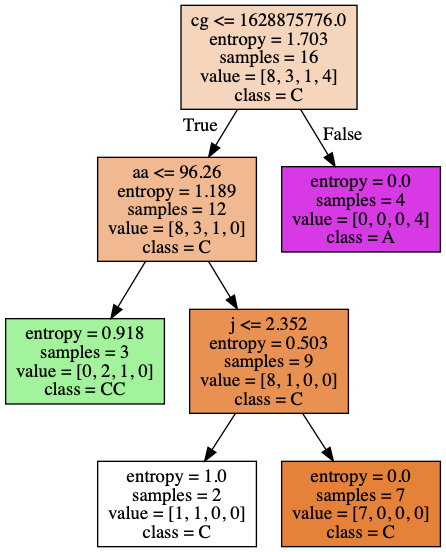

Recreate this plot in Python.
# -*- coding: utf-8 -*-
import pandas as pd

# 1 导入数据
sale1Data = pd.read_csv("test/data/jd-s.csv", sep=",", error_bad_lines=False)
sale1Data.dropna(inplace=True)
print(sale1Data)
print(sale1Data.shape)
print(sale1Data.ndim)
print(sale1Data.info())
print(sale1Data.head())
print(sale1Data.index)
print("------------------------")
print(sale1Data.columns)

# 遗失值插补
# from sklearn.preprocessing import Imputer
#
# my_imputer = Imputer()
# data_imputed = my_imputer.fit_transform(sale1Data)
# print(type(data_imputed))
# # array转换成df
# sale1Data_imputed = pd.DataFrame(data_imputed, columns=sale1Data.columns)
# print(sale1Data_imputed)

# 2 数据处理
# x = sale1Data.drop(columns=["发行人最新评级", "证券代码", "证券简称"], axis=1)
# y = sale1Data["发行人最新评级"]
# x = sale1Data.drop(columns=["1", "2", "3"], axis=1)
# y = sale1Data["17"]
x = sale1Data.drop(columns=["ch", "a", "b"], axis=1)
y = sale1Data["ch"]

# 3 特征工程
# 数据集切分
from sklearn.model_selection import train_test_split

x_train, x_test, y_train, y_test = train_test_split(x, y, random_state=22, test_size=0.2)
print(x_train.shape)
print(x_test.shape)
print(y_train.shape)
print(y_test.shape)

# 4 建立决策树模型
from sklearn.tree import DecisionTreeClassifier

dtc = DecisionTreeClassifier(criterion="entropy", max_depth=12, min_samples_leaf=2)
dtc.fit(x_train, y_train)

# 4 加载模型
# from sklearn.externals import joblib
# dtc = joblib.load("kxzb-d.pkl")

# 5 模型预测
y_pred = dtc.predict(x_test)
print(y_pred)

# 6 模型校验
# print("model in trainset score is {}".format(dtc.score(x_train, y_train)))
print("model in trainset score is %.2f" % (dtc.score(x_train, y_train)))
print("model in testset score is %.2f" % (dtc.score(x_test, y_test)))

from sklearn.metrics import confusion_matrix, classification_report

print("confusion matrix:", confusion_matrix(y_test, y_pred))
print("conputetion matrix:", classification_report(y_test, y_pred))

# 7 保存模型
from sklearn.externals import joblib

joblib.dump(dtc, "kxzb-d.pkl")

# 8 模型可视化
from sklearn.tree import export_graphviz

export_graphviz(dtc, out_file="kxzb-d.dot", feature_names=x.columns,
                class_names=["C", "CC", "A-", "A", "A+", "AA-", "AA", "AA+", "AAA"], filled=True)
